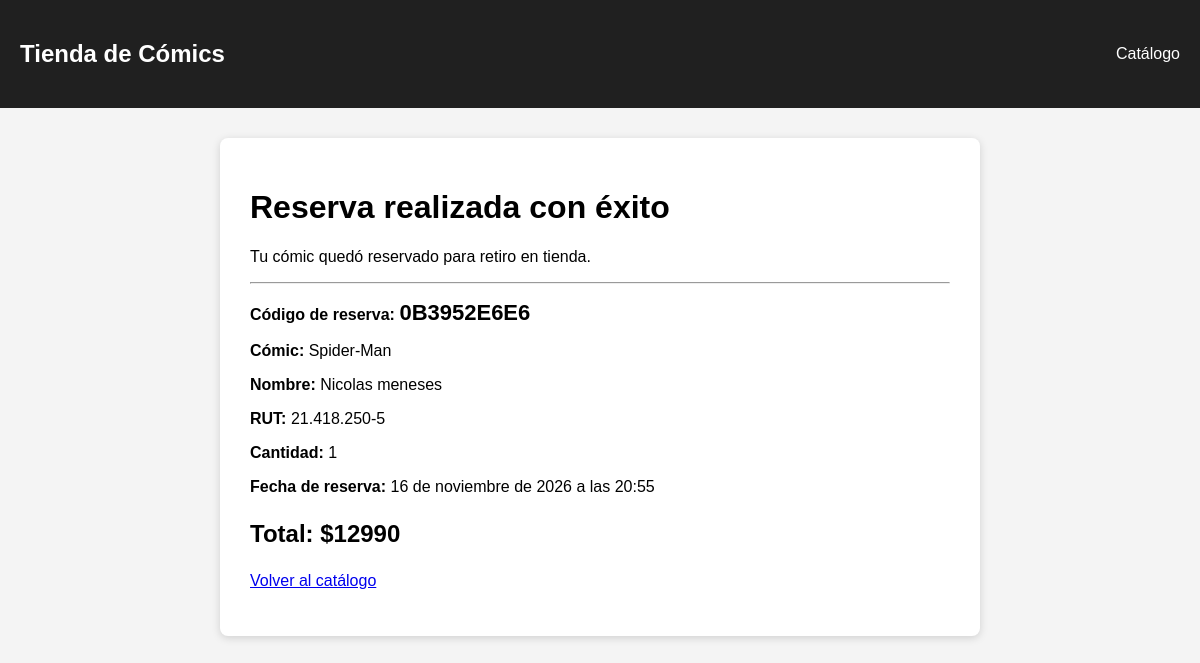
Page /comprobante/0B3952E6E6/ on the committed database.
### comics/models.py (models this page shows, shortened)
class Reserva(models.Model):
    comic = models.ForeignKey(
        Comic,
        on_delete=models.CASCADE,
        related_name='reservas'
    )
    nombre = models.CharField(max_length=100)
    email = models.EmailField()
    rut = models.CharField(max_length=12)
    cantidad = models.PositiveIntegerField()
    fecha_reserva = models.DateTimeField(auto_now_add=True)
    codigo = models.CharField(max_length=20, unique=True)
    class Meta:
        ordering = ['-fecha_reserva']

class Comic(models.Model):
    editorial = models.ForeignKey(
        Editorial,
        on_delete=models.CASCADE,
        related_name='comics'
    )
    titulo = models.CharField(max_length=150)
    numero_tomo = models.PositiveIntegerField()
    precio = models.PositiveIntegerField()
    tapa_dura = models.BooleanField(default=False)
    stock = models.PositiveIntegerField(default=0)
    disponible = models.BooleanField(default=True)
    descripcion = models.TextField(blank=True)
    portada = models.ImageField(
        upload_to='portadas/',
        blank=True,
        null=True
    )
    class Meta:
        ordering = ['titulo']

### comics/views.py (the view)
def comprobante(request, codigo):
    reserva = get_object_or_404(
        Reserva,
        codigo=codigo
    )
    total = reserva.comic.precio * reserva.cantidad
    return render(
        request,
        'comics/comprobante.html',
        {
            'reserva': reserva,
            'total': total,
        }
    )

### comics/templates/comics/comprobante.html (shortened to what this page needs)
{% extends 'comics/base.html' %}
{% block content %}
<div class="comprobante">
    <h1>Reserva realizada con éxito</h1>
    <p>
        Tu cómic quedó reservado para retiro en tienda.
    </p>
    <hr>
    <p class="dato">
        <strong>Código de reserva:</strong>
        <span class="codigo">{{ reserva.codigo }}</span>
    </p>
    <p class="dato">
        <strong>Cómic:</strong>
        {{ reserva.comic.titulo }}
    </p>
    <p class="dato">
        <strong>Nombre:</strong>
        {{ reserva.nombre }}
    </p>
    <p class="dato">
        <strong>RUT:</strong>
        {{ reserva.rut }}
    </p>
    <p class="dato">
        <strong>Cantidad:</strong>
        {{ reserva.cantidad }}
    </p>
    <p class="dato">
        <strong>Fecha de reserva:</strong>
        {{ reserva.fecha_reserva }}
    </p>
    <p class="total">
        Total: ${{ total }}
    </p>
    <p>
        <a href="/">
            Volver al catálogo
        </a>
    </p>
</div>
{% endblock %}

### comics/templates/comics/base.html (style rules this page uses)
body { margin: 0; font-family: Arial, sans-serif; background-color: #f4f4f4; }

### comics/templates/comics/comprobante.html (style rules this page uses)
.comprobante { max-width: 700px; margin: 0 auto; background-color: white; padding: 30px; border-radius: 8px; box-shadow: 0 2px 8px rgba(0, 0, 0, 0.15); }
.codigo { font-size: 22px; font-weight: bold; }
.total { font-size: 24px; font-weight: bold; }
.dato { margin-bottom: 15px; }

### rows in the picture
Reserva: codigo "0B3952E6E6", comic.titulo "Spider-Man", nombre "Nicolas meneses", rut "21.418.250-5", cantidad "1", fecha_reserva "16 de noviembre de 2026 a las 20:55"

### other values in the picture
{{ total }} "12990"
